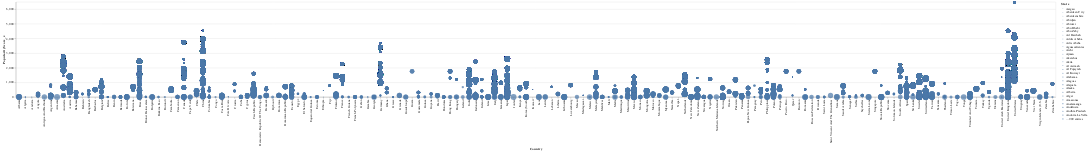

The notebook cell this image was saved under:
### Code cell
import altair as alt
alt.data_transformers.disable_max_rows()

source = state_jan_total

alt.Chart(source).mark_circle().encode(
    x='Country',
    y='PopularityScore_x',
    size='State'
)

### Figure 1 — Vega-Lite specification as saved in the notebook (floating-point values rounded to 4 significant figures; data arrays with more than 128 entries replaced by an {"elided": "..."} marker saying what was removed)
{"config": {"view": {"continuousWidth": 400, "continuousHeight": 300}}, "data": {"name": "data-e22066de945ada586c58ffe413a433ee"}, "mark": "circle", "encoding": {"size": {"type": "nominal", "field": "State"}, "x": {"type": "nominal", "field": "Country"}, "y": {"type": "quantitative", "field": "PopularityScore_x"}}, "$schema": "https://vega.github.io/schema/vega-lite/v4.8.1.json", "datasets": {"data-e22066de945ada586c58ffe413a433ee": {"elided": "39964 records"}}}
